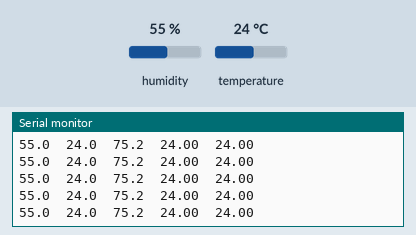
A sketch run on a simulated Arduino Uno, built with avr-gcc and run on an emulated ATmega328P. Shown: the last lines printed to the serial monitor. The inputs (shaded band) are chosen by the test bench; at power-on: temperature 24 °C, humidity 55 %.

Above: at 1.2 s.
1.3 s: temperature set to 41 °C
At 2.1 s:
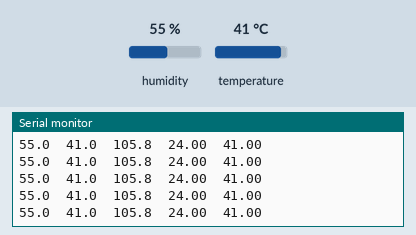
4.3 s: temperature set to 12 °C
At 4.8 s:
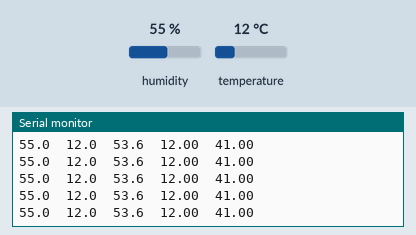
7.3 s: humidity set to 22 %
At 8.4 s:
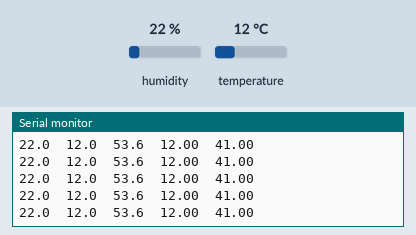
8.8 s: temperature set to 41 °C
At 9.8 s:
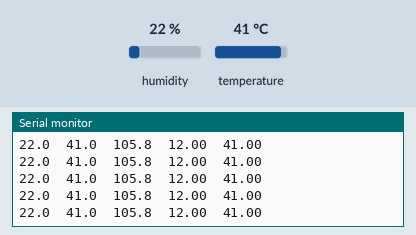
Timing chart, 0 to 11.8 s (numbered marks = the images above; inputs shaded):
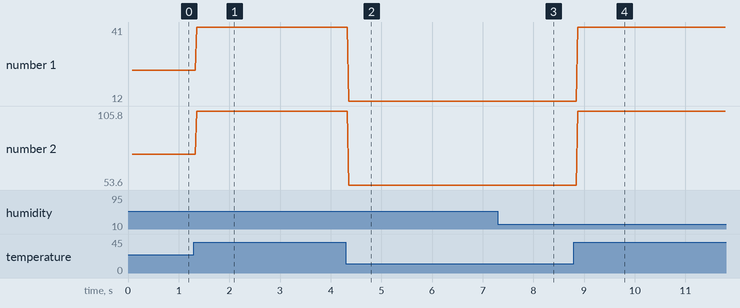

Measured:
- after the input at 1.3 s, the serial monitor: prints a new line after 0.05 s (image 1)
- after the input at 4.3 s, the serial monitor: prints a new line after 0.05 s (image 2)
- after the input at 7.3 s, the serial monitor: prints a new line after 0.06 s (image 3)
- after the input at 8.8 s, the serial monitor: prints a new line after 0.07 s (image 4)
- plotted number 1: 24 → 41 after the input at 1.3 s, 41 → 12 after the input at 4.3 s
- plotted number 2: 75.2 → 105.8 after the input at 1.3 s, 105.8 → 53.6 after the input at 4.3 s, 53.6 → 105.8 after the input at 8.8 s

The sketch:

min_max.ino
```cpp
#include<dht.h>

dht DHT;

#define DHT11_PIN A1

float min_t,max_t;

void setup()
{
  Serial.begin(9600);
  Serial.print("\nHumidity(%)\tTemperature(C)\tTemperature(C)\tMinTemp\tMaxTemp");
  min_t = 0xffff;
  max_t = 0x00;
}

void loop()
{
  int chk = DHT.read11(DHT11_PIN);
  Serial.print(DHT.humidity,1);
  Serial.print("\t");
  Serial.print(DHT.temperature,1);
  if(DHT.temperature<min_t)
    min_t = DHT.temperature;
  if(DHT.temperature>max_t)
    max_t = DHT.temperature;
  Serial.print("\t");
  Serial.print((DHT.temperature*1.8)+32,1);
  Serial.print("\t");
  Serial.print(min_t);
  Serial.print("\t");
  Serial.print(max_t);
  Serial.print("\n");
}

/*#include <dht.h>

dht DHT;

#define DHT11_PIN A1

float min_t, max_t;

void setup() {
  Serial.begin(9600);
  Serial.println("Humidity(%)\tTemperature(C)\tTemperature(F)\tMinTemp\tMaxTemp");
  min_t = 100.0;
  max_t = -100.0;
}

void loop() {
  int chk = DHT.read11(DHT11_PIN);
  float temperature_C = DHT.temperature;
  float temperature_F = (temperature_C * 1.8) + 32.0;

  if (temperature_C < min_t) {
    min_t = temperature_C;
  }

  if (temperature_C > max_t) {
    max_t = temperature_C;
  }

  Serial.print(DHT.humidity, 1);
  Serial.print("\t");
  Serial.print(temperature_C, 1);
  Serial.print("\t");
  Serial.print(temperature_F, 1);
  Serial.print("\t");
  Serial.print(min_t, 1);
  Serial.print("\t");
  Serial.print(max_t, 1);
  Serial.println();

  delay(1000);
}
*/
```
